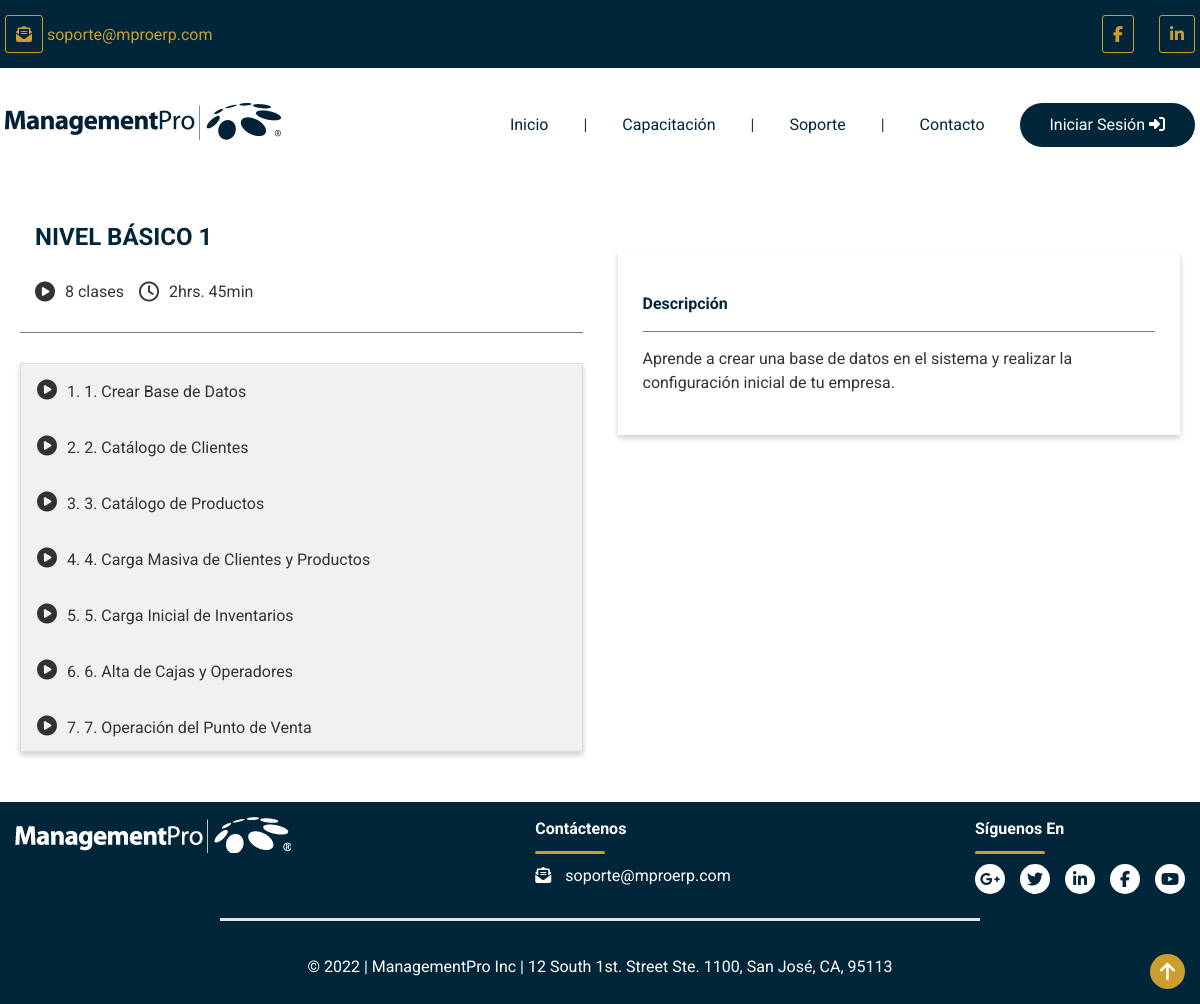
Page /capacitacion/studio/?id=1 on the committed database.
### tables this page shows
CREATE TABLE `curso` (
  `Cr_Cve_Curso` decimal(18,0) NOT NULL,
  `Cr_Titulo` varchar(50) DEFAULT NULL,
  `Cr_Subtitulo` varchar(50) DEFAULT NULL,
  `Cr_Descripcion` text NOT NULL,
  `Oper_Alta` varchar(15) NOT NULL,
  `Fecha_Alta` date NOT NULL,
  `Oper_Modif` varchar(15) NOT NULL,
  `Fecha_Modif` date NOT NULL,
  `Oper_Baja` varchar(15) NOT NULL DEFAULT '"',
  `Fecha_Baja` date DEFAULT NULL,
  `Es_Cve_Estado` varchar(4) DEFAULT NULL
);

CREATE TABLE `curso_video` (
  `Cv_Cve_Curso_Video` decimal(18,0) NOT NULL,
  `Cr_Cve_Curso` decimal(18,0) NOT NULL,
  `Cv_Titulo` varchar(50) DEFAULT NULL,
  `Cv_Descripcion` text DEFAULT NULL,
  `Cv_Tiempo` int(11) NOT NULL,
  `Cv_Url` text DEFAULT NULL,
  `Es_Cve_Estado` varchar(4) DEFAULT NULL
);

### inc/conexion.php (called while the page is built, shortened)
<?php
    function Get_Youtube_Id($url){
      preg_match('/(http(s|):|)\/\/(www\.|)yout(.*?)\/(embed\/|watch.*?v=|)([a-z_A-Z0-9\-]{11})/i', $url, $results);
      return $results[6];
    }
?>

### capacitacion/studio/index.php (the view, shortened to what this page needs)
<?php
  include ("../../inc/conexion.php");
  $base_page = '../../';
  $idCurso = trim(isset($_GET['id'])?$_GET['id']:'');
?>
<!DOCTYPE html>
<html lang="en">
  <head>
    <link rel="stylesheet" href="<?php echo $base_page; ?>css/site.css" />
    <link rel="stylesheet" href="<?php echo $base_page; ?>movil.css" />
    <link rel="stylesheet" href="<?php echo $base_page; ?>ipad.css" />
    <link
      rel="stylesheet"
      href="https://cdnjs.cloudflare.com/ajax/libs/animate.css/4.1.1/animate.min.css"
    />
  </head>
  <body>
    <?php
        $page_base = '../../';
        include "../../inc/base/header-white.php";
        $query="SELECT * FROM Curso WHERE Cr_Cve_Curso = '$idCurso'";
        $result = mysqli_query($conn, $query);
        $row = mysqli_fetch_assoc($result);
        $iTitulo = $row['Cr_Subtitulo'];
        $query="SELECT * FROM Curso_Video WHERE Cr_Cve_Curso = '$idCurso'";
        $result = mysqli_query($conn, $query);
        $numClases = mysqli_num_rows($result);
        ?>
    <div class="division ancho">
      <div class="playlist">
        <h2 class="subtitulo_azul" id="txtTitulo"><?php echo $iTitulo; ?></h2>
        <div class="tiempo">
        <div class="check">
          <i class="tamañoicono fa-solid fa-circle-play"></i>
          <p><?php echo $numClases; ?> clases</p>
        </div>
        <div class="check">
          <i class="tamañoicono fa-regular fa-clock"></i>
          <p>2hrs. 45min</p>
        </div>
        </div>
        <hr />
        <div class="menutabs">
        <?php
        $iDescripcion = '';
        $iRow = 0;
        while ($row = mysqli_fetch_assoc($result)){
            $iRow+=1;
            if($iRow==1){
                $iDescripcion = $row['Cv_Descripcion'];
            }
            $IdYoutube = Get_Youtube_Id($row['Cv_Url']);
        ?>
            <div class="check-video">
                <a
                    href="#op1"
                    onclick="LoadVideoId('<?php echo $row['Cv_Cve_Curso_Video']; ?>')"
                    id="cv<?php echo $row['Cv_Cve_Curso_Video']; ?>"
                    class="link"
                    cv-titulo="<?php echo $row['Cv_Titulo']; ?>"
                    cv-descripcion="<?php echo $row['Cv_Descripcion']; ?>"
                    cv-url="<?php echo $row['Cv_Url']; ?>"
                    cv-id-youtube="<?php echo $IdYoutube; ?>">
                    <i class="tamañoicono fa-solid fa-circle-play"></i>
                    <?php echo $row['Cv_Cve_Curso_Video']; ?>. <?php echo $row['Cv_Titulo']; ?>
                </a>
            </div>
        <?php
        }
        ?>
        </div>
      </div>
      <section id="contenedor_tabs">
        <article id="op1">
          <div class="descripcion">
            <p class="negritas">Descripción</p>
            <hr />
            <p id="txtDescripcion"><?php echo $iDescripcion; ?></p>
          </div>
        </article>
      </section>
    </div>
    <footer>
      <div id="contenidofooter" class="ancho">
        <a href="<?php echo $page_base ?>">
          <figure>
            <img src="<?php echo $page_base ?>imagenes/logo_gris.png" alt="" />
          </figure>
        </a>
        <div id="centro">
          <b>Contáctenos</b>
          <hr />
          <a href="mailto:soporte@mproerp.com"
            ><i class="separaricono fa-solid fa-envelope-open-text"></i>
            <span>soporte@mproerp.com</span></a
          >
        </div>
        <div id="derecha">
          <b>Síguenos En</b>
          <hr />
          <div class="redesociales">
            <a href="#" class="circuloredes">
              <i class="fa-brands fa-google-plus-g"></i>
            </a>
            <a
              href="https://twitter.com/mproerp"
              target="_blank"
              class="circuloredes"
            >
              <i class="fa-brands fa-twitter"></i>
            </a>
            <a
              href="https://www.linkedin.com/company/managementpro"
              target="_blank"
              class="circuloredes"
            >
              <i class="fa-brands fa-linkedin-in"></i>
            </a>
            <a
              href="https://www.facebook.com/mproerp"
              target="_blank"
              class="circuloredes"
            >
              <i class="fa-brands fa-facebook-f"></i>
            </a>
            <a
              href="https://www.youtube.com/c/ManagementProERP"
              target="_blank"
              class="circuloredes"
            >
              <i class="fa-brands fa-youtube"></i>
            </a>
          </div>
        </div>
      </div>
      <br />
      <hr />
      <br />
      <div class="ancho" id="copy">
        <p>
          &copy; 2022 | ManagementPro Inc | 12 South 1st. Street Ste. 1100, San
          José, CA, 95113
        </p>
      </div>
    </footer>
  </body>
</html>

### css/site.css (style rules this page uses)
:root { font-family: "Roboto", sans-serif; --delgada: 300; --mediana: 500; --gruesa: 700; --azul: #012639; --naranja: #cc9e2f; --gris-intenso: #e3e3e3; --gris-suave: #efefef; }
* { box-sizing: border-box; margin: 0; padding: 0; }
body { font-family: "Roboto", sans-serif; font-size: 16px; line-height: 24px; color: #333; }
.ancho { max-width: 1200px; margin: auto; }
.subtitulo_azul { padding: 20px 0px; font-weight: 700; font-size: 24px; line-height: 30px; text-align: center; color: var(--azul); }
.check { display: flex; justify-content: left; align-items: stretch; padding: 20px 0px; }
.tamañoicono { padding-right: 10px; font-size: 20px; }
.negritas { font-weight: bold; }
footer { padding: 15px; color: white; background-color: var(--azul); }
#contenidofooter { display: flex; flex-direction: row; justify-content: space-between; align-items: stretch; flex-wrap: wrap; }
#contenidofooter figure { max-width: 300px; }
#contenidofooter figure img { width: 100%; }
#contenidofooter #centro hr { width: 70px; height: 3px; background-color: var(--naranja); border: 0; margin: 10px 0px; border-radius: 40px; }
#contenidofooter #centro a { text-decoration: none; color: white; }
#contenidofooter #centro .separaricono { padding-right: 10px; }
#contenidofooter #derecha hr { width: 70px; height: 3px; background-color: var(--naranja); border: 0; margin: 10px 0px; border-radius: 40px; }
.redesociales { display: flex; flex-direction: row; justify-content: space-between; align-items: center; gap: 15px; }
.redesociales a { text-decoration: none; }
.circuloredes { width: 30px; height: 30px; border-radius: 50%; background-color: white; color: var(--azul); margin: auto; display: flex; justify-content: center; align-items: center; }
footer hr { width: 65%; height: 3px; border: 0px; background-color: var(--gris-intenso); margin: auto; }
#copy { padding: 10px; text-align: center; }
.division { padding: 20px; display: flex; justify-content: space-between; align-items: flex-start; }
.playlist { width: 50%; }
.playlist hr { width: 100%; height: 1px; border: 0px; background-color: #777; margin: auto; }
.playlist .subtitulo_azul { margin-left: 15px; text-align: left; }
.playlist .check { display: flex; justify-content: left; align-items: center; padding: 8px 0px; margin-left: 15px; margin-bottom: 20px; }
.menutabs { height: 389px; width: 100%; border: 1px solid #ddd; background: #f1f1f1; overflow-y: scroll; margin: 30px 0px; box-shadow: 0px 3px 6px #cecece; }
.check-video a { width: 100%; display: block; padding: 1rem 1rem; text-decoration: none; color: #333; display: flex; justify-content: left; align-items: stretch; }
#contenedor_tabs { width: 50%; margin-left: 35px; }
#contenedor_tabs article { padding: 20px 0px; min-width: 45%; margin: auto; margin: 0; }
.descripcion { width: 100%; margin-top: 30px; padding: 25px; box-shadow: 0px 3px 6px #cecece; }
.descripcion hr { width: 100%; height: 1px; border: 0px; background-color: #777; margin: auto; }
.descripcion .negritas { font-weight: bold; color: var(--azul); }
.descripcion p { padding: 15px 0px; }
.playlist .tiempo { display: flex; justify-content: flex-start; align-items: center; }

### movil.css (style rules this page uses)
:root { font-family: "Roboto", sans-serif; --delgada: 300; --mediana: 500; --gruesa: 700; --azul: #012639; --naranja: #cc9e2f; --gris-intenso: #e3e3e3; --gris-suave: #efefef; }

### rows in the picture
curso: Cr_Subtitulo "NIVEL BÁSICO 1"
curso_video: Cv_Cve_Curso_Video "1", Cv_Titulo "1. Crear Base de Datos", Cv_Descripcion "Aprende a crear una base de datos en el sistema y realizar la configuración inicial de tu empresa."
curso_video: Cv_Cve_Curso_Video "2", Cv_Titulo "2. Catálogo de Clientes"
curso_video: Cv_Cve_Curso_Video "3", Cv_Titulo "3. Catálogo de Productos"
curso_video: Cv_Cve_Curso_Video "4", Cv_Titulo "4. Carga Masiva de Clientes y Productos"
curso_video: Cv_Cve_Curso_Video "5", Cv_Titulo "5. Carga Inicial de Inventarios"
curso_video: Cv_Cve_Curso_Video "6", Cv_Titulo "6. Alta de Cajas y Operadores"
curso_video: Cv_Cve_Curso_Video "7", Cv_Titulo "7. Operación del Punto de Venta"

### other values in the picture
$numClases "8"
